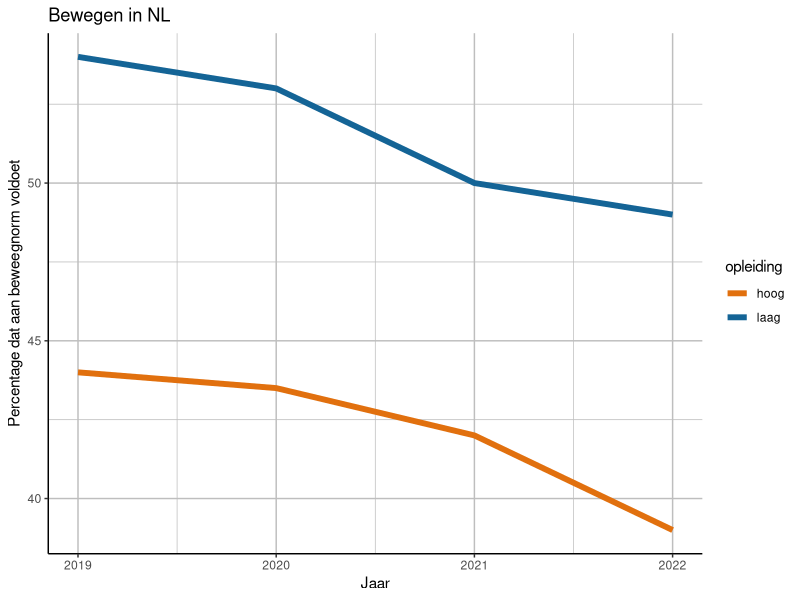
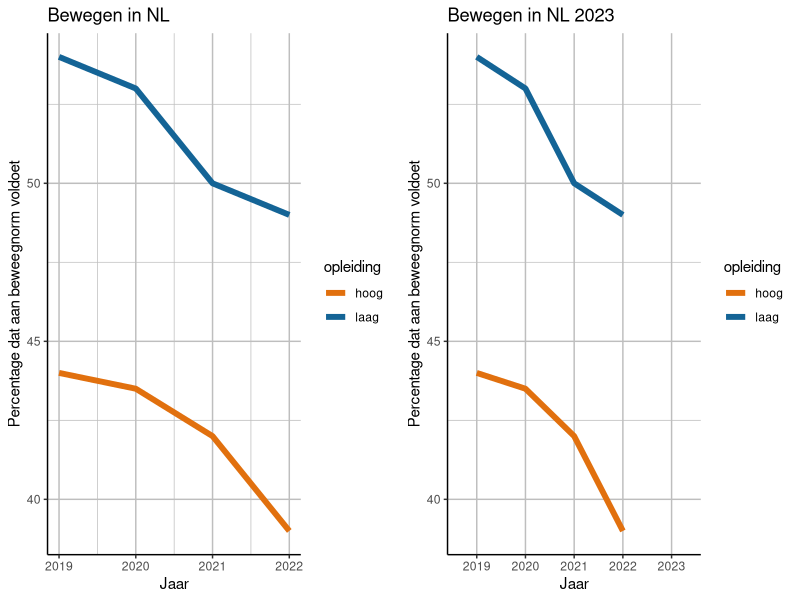

Recreate these plots in R, in order.
# ------------------- Bewegen in NL ------------------- # 
#
# Script waarin figuren worden gemaakt die ons laten zien 
# hoe Nederland ervoor staat op het gebied van bewegen


# --------------------- Install libraries -------------------- # 
### Run this line only once:
# install.packages("dplyr"); install.packages("ggplot2");  

# Libraries
library(ggplot2)
library(dplyr)



# --------------------- Klaarmaken data -------------------- # 
df_bewegen <- data.frame(
  jaar = c(2019:2022, 2019:2022),
  perc = c(54, 53, 50, 49, 44, 43.5, 42, 39),
  opleiding = c(rep("laag",4), rep("hoog", 4)))
df_bewegen$opleiding <- factor(df_bewegen$opleiding)


# ------------------------- Figuur ------------------------- #

# Plot
plotone <- df_bewegen %>%
  ggplot(aes(x=jaar, y=perc, group=opleiding, color=opleiding)) +
  geom_line(linewidth=2) +
  labs(title = 'Bewegen in NL', x = 'Jaar', y = 'Percentage dat aan beweegnorm voldoet') +
  scale_color_manual(values = c("hoog" = "#e1700e", "laag" = "#146496")) +
  theme(panel.grid.major = element_line(colour = "grey"), panel.grid.minor = element_line(colour = "grey"),
        panel.background = element_blank(), axis.line = element_line(colour = "black"))

plotone



# -------- Deel 2 --------- #

newdata <- data.frame(matrix(c(2023,2023,48.0,51.0,"l","h"), nrow=2,ncol=3))
colnames(newdata) <- colnames(df_bewegen)
df_bewegen <- rbind(df_bewegen,newdata)
df_bewegen$perc <- as.numeric(df_bewegen$perc)

# Plot again
plottwo <- df_bewegen %>%
  ggplot(aes(x=jaar, y=perc, group=opleiding, color=opleiding)) +
  geom_line(linewidth=2) +
  labs(title = 'Bewegen in NL 2023', x = 'Jaar', y = 'Percentage dat aan beweegnorm voldoet') +
  scale_color_manual(values = c("hoog" = "#e1700e", "laag" = "#146496")) +
  theme(panel.grid.major = element_line(colour = "grey"), panel.grid.minor = element_line(colour = "grey"),
        panel.background = element_blank(), axis.line = element_line(colour = "black"))

library(ggpubr)
ggarrange(plotone,plottwo)

